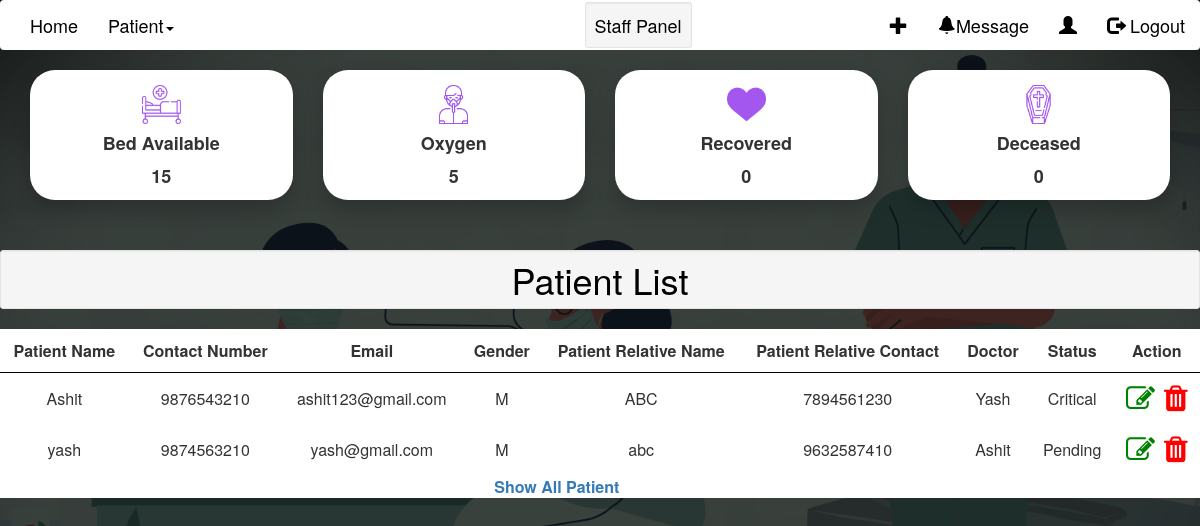
The page /staffDashboard/ on the database its author committed.
### home/models.py (models this page shows, shortened)
class Oxygen(models.Model):
    oxygen_Total = models.IntegerField(help_text = " Days &")
    oxygen_Total_Hour = models.TimeField(help_text = " Hours of Total Oxygen")
    oxygen_Used = models.IntegerField(help_text = " Days &")
    oxygen_Used_Hour = models.TimeField(help_text = " Hours of Oxygen Used")
    oxygen_Remaining = models.IntegerField(help_text = " Days &")
    oxygen_Remaining_Hour = models.TimeField(help_text = " Hours of Oxygen Remaining")
    def __str__(self):
        return str(self.oxygen_Remaining)

class Patient(models.Model):
    caseNumber = models.IntegerField(('Case Number'),default=random.randint(100000,999999),unique=True)
    patientId = models.AutoField(primary_key=True)
    patientName = models.CharField(("Patient Name"),max_length=24)
    patientEmail = models.EmailField(("Email Id"),unique=True)
    GENDER_CHOICES = (
        ('M', 'Male'),
        ('F', 'Female'),
    )
    gender = models.CharField(max_length=1, choices=GENDER_CHOICES)
    phone = models.IntegerField(("Phone Number"),validators=[validate_phoneNumber],unique=True)
    patientRelativeNumber = models.IntegerField(("Relative's Phone number"),validators=[validate_phoneNumber])
    patientRelativeName = models.CharField(("Relative's name"),max_length=24)
    line1 = models.CharField(("Address line1"),max_length=250)
    line2 = models.CharField(("Address line2"),max_length=250)
    state = models.ForeignKey('State',on_delete=models.CASCADE,null=True)
    sname = State.objects.filter(stateName = state)
    city = models.ForeignKey('City',on_delete=models.CASCADE,null=True) #,limit_choices_to={'stateName': 1}
    pincode = models.IntegerField(("Pincode"),validators=[validate_pincode])
    previousHistory = models.CharField(("Previous history"),max_length=250)
    dob = models.DateField(("Date of birth"))
    wardName = models.ForeignKey('Ward',on_delete=models.CASCADE,blank=True,default="")
    bedNumber  = models.ForeignKey('Bed',on_delete=models.CASCADE,blank=True) #,limit_choices_to={'occupied': False}
    doctorName = models.ForeignKey('Doctor',on_delete=models.CASCADE,default=None,blank=True)
    doctorNotes = models.CharField(("Doctor Notes"),max_length=250,default=None,blank=True)
    doctorVisitingTime = models.DateTimeField(("Doctor Visiting Time"),default=None,blank=True)
    dateTime = models.DateTimeField(("Date Time"),default=now)
    pending = 'Pending'
    critical = 'Critical'
    recovering = 'Recovering'
    recovered = 'Recovered'
    deceased = 'Deceased'
    PATIENT_STATUS_CHOICES = [
        (pending,'pending'),
        (critical, 'critical'),
        (recovering, 'recovering'),
        (recovered, 'recovered'),
        (deceased, 'deceased'),]
    patientStatus = models.CharField(("Patient Status"),max_length=10,choices=PATIENT_STATUS_CHOICES,default=pending)

class Doctor(models.Model):
    doctorId = models.AutoField(primary_key=True)
    doctorName = models.CharField(("Doctor Name"),max_length=24)
    doctorUsername=models.CharField(("Doctor Username"),max_length=15)
    doctorPass=models.CharField(("Doctor Password"),max_length=100)
    doctorContact = models.IntegerField(("Doctor Contact"))
    doctorEmail=models.EmailField(("Email Id"),unique=True)
    Specialization = models.ForeignKey('Specialization',on_delete = models.CASCADE,null=False)
    code=models.CharField(default='000000',max_length=16)
    def __str__(self):
        return self.doctorName

### home/views.py (the view)
# urls.py: path('staffDashboard/',views.staffDashboard,name='staffDashboard'),
def staffDashboard(request):
    patientDetails = Patient.objects.all().order_by('dateTime')[:5]
    oxy = Oxygen.objects.all()
    beds = Bed.objects.all()
    recovered = 0
    deceased = 0
    bedcnt = 0
    for p in patientDetails:
        if p.patientStatus == 'Recovered':
            recovered = recovered + 1
        elif p.patientStatus == 'Deceased':
            deceased = deceased + 1
    for bed in beds:
        if bed.occupied == False:
            bedcnt = bedcnt + 1
    return render(request,'staffDashboard.html',{"bedcnt":bedcnt,"oxy":oxy,"patientDetails":patientDetails,"recovered":recovered,"deceased":deceased})

### home/templates/staffDashboard.html (shortened to what this page needs)
{% load static %}
{% include 'staffNav.html' %}
<link rel="stylesheet" href="https://cdnjs.cloudflare.com/ajax/libs/fancybox/2.1.5/jquery.fancybox.min.css" media="screen">
    <link rel="stylesheet" href="{% static 'css/dataTable.css' %}">
    <link rel="stylesheet" href="https://cdnjs.cloudflare.com/ajax/libs/font-awesome/4.7.0/css/font-awesome.min.css">
<link rel="stylesheet" href="{% static 'css/staffNav.css' %}">
<div class="container">
    <div class="row ">
        <div class="col-sm-3">
            <div class="card">
                <img class="card-img-top img-fluid" src="{% static 'hospital-bed.png' %}" alt="Card image cap">
                <div class="card-block">
                    <h4 class="card-title">Bed Available</h4>
                    <p class="card-text">{{bedcnt}}</p>
                </div>
            </div>
        </div>
        <div class="col-sm-3">
            <div class="card">
                <img class="card-img-top img-fluid" src="{% static 'oxygenation.png' %}" alt="Card image cap">
                <div class="card-block">
                    <h4 class="card-title">Oxygen</h4>
                    {% for i in oxy %}
                        <p class="card-text">{{i}}</p>
                    {% endfor %}
                </div>
            </div>
        </div>
        <div class="col-sm-3">
            <div class="card">
                <img class="card-img-top img-fluid" src="{% static 'heart.png' %}" alt="Card image cap">
                <div class="card-block">
                    <h4 class="card-title">Recovered</h4>
                    <p class="card-text">{{recovered}}</p>
                </div>
            </div>
        </div>
        <div class="col-sm-3">
            <div class="card">
                <img class="card-img-top img-fluid" src="{% static 'coffin.png'%}" alt="Card image cap">
                <div class="card-block">
                    <h4 class="card-title">Deceased</h4>
                    <p class="card-text">{{deceased}}</p>
                </div>
            </div>
        </div>
    </div>
</div>
{% include 'patient.html' %}

### home/templates/patient.html (shortened to what this page needs)
<h1 class="text-center well well-sm  page-header"><strong>Patient List</strong></h1>
        <table class="display" style="width:100%;background-color: white;">
            <thead >
                <tr>
                    <th style="background-color: white;padding: 10px;border-bottom: 1px black solid;">Patient Name</th>
                    <th style="background-color: white;padding: 10px;border-bottom: 1px black solid;">Contact Number</th>
                    <th style="background-color: white;padding: 10px;border-bottom: 1px black solid;">Email</th>
                    <th style="background-color: white;padding: 10px;border-bottom: 1px black solid;">Gender</th>
                    <th style="background-color: white;padding: 10px;border-bottom: 1px black solid;">Patient Relative Name</th>
                    <th style="background-color: white;padding: 10px;border-bottom: 1px black solid;">Patient Relative Contact</th>
                    <th style="background-color: white;padding: 10px;border-bottom: 1px black solid;">Doctor</th>
                    <th style="background-color: white;padding: 10px;border-bottom: 1px black solid;">Status</th>
                    <th style="background-color: white;padding: 10px;border-bottom: 1px black solid;">Action</th>
                </tr>
            </thead>
            <tbody>
                {% for i in patientDetails %}
                <tr>
                    <td style="padding: 10px;">{{i.patientName}}</td>
                    <td style="padding: 10px;">{{i.phone}}</td>
                    <td style="padding: 10px;">{{i.patientEmail}}</td>
                    <td style="padding: 10px;">{{i.gender}}</td>
                    <td style="padding: 10px;">{{i.patientRelativeName}}</td>
                    <td style="padding: 10px;">{{i.patientRelativeNumber}}</td>
                    <td style="padding: 10px;">{{i.doctorName}}</td>
                    <td style="padding: 10px;">{{i.patientStatus}}</td>
                    <td style="padding: 10px;"><a href="/updatePatient?id={{i.patientId}}/"><i class="fa fa-edit" style="font-size:29px;color:green"></i></a>&nbsp;
                        <a href="/deletePatient?id={{i.patientId}}/" onclick="showAlert();"><i class="fa fa-trash" style="font-size:30px;color:red"></i></a></td>
                </tr>
                {% endfor %}
            </tbody>
            <tfoot>
                <tr>
                    <th colspan="8"><a href="{% url 'viewPatient' %}">Show All Patient</a></th>
                </tr>
            </tfoot>
        </table>

### static/css/staffNav.css (style rules this page uses)
body { background: url('../doccopy.png'); background-size: cover; }
.row { display: flex; flex-wrap: wrap; }
b, strong { font-weight: 500; color: black; }
.row > div[class*='col-'] { display: flex; }
img { width: 15%; margin: 0 auto; padding-top: 15px; }
.card-title,.card-text { font-weight: bold; font-size: large; }
.card { background-color: white; text-align: center; border-radius: 25px; box-shadow: 0 10px 20px rgba(0, 0, 0, 0.2); margin: 0 auto; float: none; margin-bottom: 10px; }
.container { text-align: center; }
body { font-family: "Helvetica Neue",Helvetica,Arial,sans-serif; font-size: 14px; color: #333; }
th,td { text-align: center; }

### rows shown on the page
Oxygen: oxygen_Remaining "5"
Patient: patientName "Ashit", phone "9876543210", patientEmail "ashit123@gmail.com", gender "M", patientRelativeName "ABC", patientRelativeNumber "7894561230", doctorName "Yash", patientStatus "Critical"
Patient: patientName "yash", phone "9874563210", patientEmail "yash@gmail.com", gender "M", patientRelativeName "abc", patientRelativeNumber "9632587410", doctorName "Ashit", patientStatus "Pending"

### other values the page prints
{{ bedcnt }} "15"
{{ recovered }} "0"
{{ deceased }} "0"
